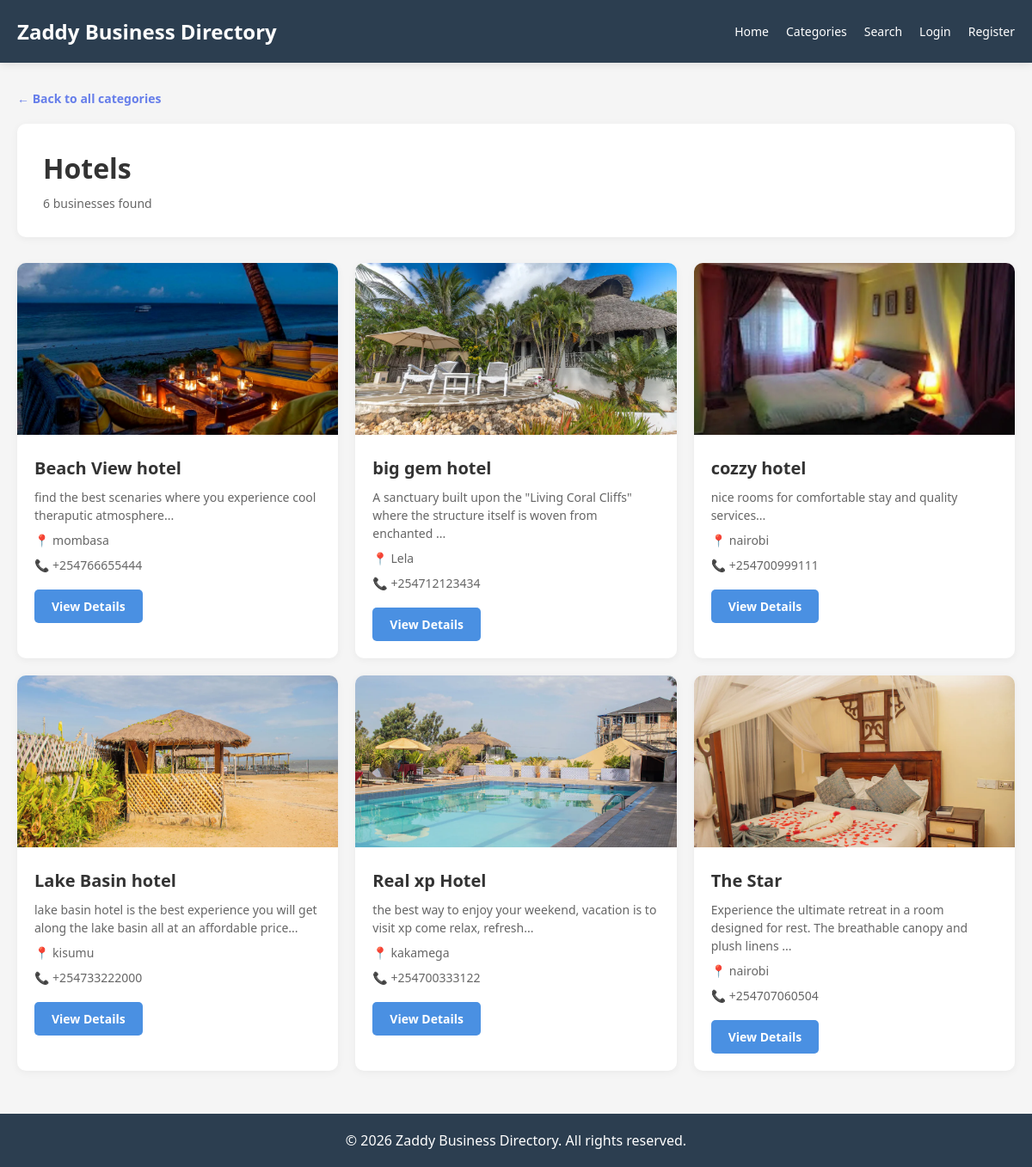
The page /categories.php?id=2 on the database its author committed.
### tables this page shows
CREATE TABLE `categories` (
  `id` int(11) NOT NULL,
  `name` varchar(100) NOT NULL,
  `icon` varchar(50) DEFAULT NULL,
  `created_at` timestamp NOT NULL DEFAULT current_timestamp()
);

CREATE TABLE `businesses` (
  `id` int(11) NOT NULL,
  `name` varchar(200) NOT NULL,
  `category_id` int(11) NOT NULL,
  `user_id` int(11) NOT NULL,
  `description` text DEFAULT NULL,
  `address` varchar(255) DEFAULT NULL,
  `phone` varchar(20) DEFAULT NULL,
  `email` varchar(100) DEFAULT NULL,
  `website` varchar(255) DEFAULT NULL,
  `image` varchar(255) DEFAULT NULL,
  `status` enum('pending','approved','rejected') DEFAULT 'pending',
  `admin_notes` text DEFAULT NULL,
  `created_at` timestamp NOT NULL DEFAULT current_timestamp(),
  `updated_at` timestamp NOT NULL DEFAULT current_timestamp() ON UPDATE current_timestamp()
);

### categories.php (the view, shortened to what this page needs)
<?php
$conn = getDBConnection();
$category_id = isset($_GET['id']) ? (int)$_GET['id'] : 0;
if ($category_id > 0) {
    $cat_stmt = $conn->prepare("SELECT * FROM categories WHERE id = ?");
    $cat_stmt->bind_param("i", $category_id);
    $cat_stmt->execute();
    $cat_result = $cat_stmt->get_result();
    $category = $cat_result->fetch_assoc();
    $biz_stmt = $conn->prepare("SELECT * FROM businesses WHERE category_id = ? AND status = 'approved' ORDER BY name ASC");
    $biz_stmt->bind_param("i", $category_id);
    $biz_stmt->execute();
    $businesses_result = $biz_stmt->get_result();
} else {
    $all_cats = $conn->query("SELECT * FROM categories ORDER BY name ASC");
}
?>
<!DOCTYPE html>
<html lang="en">
<head>
</head>
<body>
    <div class="header">
        <div class="header-content">
            <h1 onclick="location.href='index.php'">Zaddy Business Directory</h1>
            <nav class="header-nav">
                <a href="index.php">Home</a>
                <a href="categories.php">Categories</a>
                <a href="search.php">Search</a>
                <?php if (isset($_SESSION['user_id'])): ?>
                    <a href="auth/dashboard.php">Dashboard</a>
                    <a href="auth/logout.php">Logout</a>
                <?php else: ?>
                    <a href="auth/login.php">Login</a>
                    <a href="auth/register.php">Register</a>
                <?php endif; ?>
            </nav>
        </div>
    </div>
    <main class="container">
        <?php if ($category_id > 0 && $category): ?>
            <a href="categories.php" class="back-link">← Back to all categories</a>
            <div class="category-header">
                <h2><?php echo htmlspecialchars($category['name']); ?></h2>
                <p>
                    <?php echo $businesses_result->num_rows; ?>
                    <?php echo $businesses_result->num_rows == 1 ? 'business' : 'businesses'; ?> found
                </p>
            </div>
            <?php if ($businesses_result->num_rows > 0): ?>
                <div class="business-grid">
                    <?php while($business = $businesses_result->fetch_assoc()): ?>
                        <div class="business-card" onclick="location.href='business_details.php?id=<?php echo $business['id']; ?>'">
                            <?php if(!empty($business['image'])): ?>
                                <img src="uploads/<?php echo htmlspecialchars($business['image']); ?>" alt="<?php echo htmlspecialchars($business['name']); ?>">
                            <?php else: ?>
                                <div class="no-image">No Image</div>
                            <?php endif; ?>
                            <div class="business-info">
                                <h3><?php echo htmlspecialchars($business['name']); ?></h3>
                                <p><?php echo htmlspecialchars(substr($business['description'], 0, 100)); ?>...</p>
                                <p>📍 <?php echo htmlspecialchars($business['address']); ?></p>
                                <p>📞 <?php echo htmlspecialchars($business['phone']); ?></p>
                                <a href="business_details.php?id=<?php echo $business['id']; ?>" class="btn" onclick="event.stopPropagation()">View Details</a>
                            </div>
                        </div>
                    <?php endwhile; ?>
                </div>
            <?php endif; ?>
        <?php endif; ?>
    </main>
    <div class="footer">
        <p>&copy; <?php echo date('Y'); ?> Zaddy Business Directory. All rights reserved.</p>
    </div>
</body>
</html>

### categories.php (style rules this page uses)
* { margin: 0; padding: 0; box-sizing: border-box; }
body { font-family: 'Segoe UI', Tahoma, Geneva, Verdana, sans-serif; background: #f5f5f5; }
.header { background: #2c3e50; color: white; padding: 20px 0; box-shadow: 0 2px 10px rgba(0,0,0,0.1); }
.header-content { max-width: 1200px; margin: 0 auto; padding: 0 20px; display: flex; justify-content: space-between; align-items: center; }
.header h1 { font-size: 24px; cursor: pointer; }
.header-nav { display: flex; gap: 20px; }
.header-nav a { color: white; text-decoration: none; font-size: 14px; transition: opacity 0.3s; }
.container { max-width: 1200px; margin: 30px auto; padding: 0 20px; }
.back-link { display: inline-block; color: #667eea; text-decoration: none; font-size: 14px; font-weight: 600; margin-bottom: 20px; }
.category-header { background: white; padding: 30px; border-radius: 10px; box-shadow: 0 2px 10px rgba(0,0,0,0.05); margin-bottom: 30px; }
.category-header h2 { font-size: 32px; color: #333; margin-bottom: 10px; }
.category-header p { color: #666; font-size: 14px; }
.business-grid { display: grid; grid-template-columns: repeat(auto-fill, minmax(350px, 1fr)); gap: 20px; }
.business-card { background: white; border-radius: 10px; overflow: hidden; box-shadow: 0 2px 10px rgba(0,0,0,0.05); transition: transform 0.2s, box-shadow 0.2s; cursor: pointer; }
.business-card img { width: 100%; height: 200px; object-fit: cover; }
.business-info { padding: 20px; }
.business-info h3 { font-size: 20px; color: #333; margin-bottom: 10px; }
.business-info p { color: #666; font-size: 14px; margin-bottom: 8px; line-height: 1.5; }
.btn { display: inline-block; margin-top: 10px; padding: 10px 20px; background: #4a90e2; color: white; text-decoration: none; border-radius: 5px; font-size: 14px; font-weight: 600; transition: opacity 0.3s; }
.footer { background: #2c3e50; color: white; text-align: center; padding: 20px; margin-top: 50px; }

### rows shown on the page
categories: name "Hotels"
businesses: image (picture), name "Beach View hotel", description "find the best scenaries where you experience cool theraputic atmosphere", address "mombasa", phone "+254766655444"
businesses: image (picture), name "big gem hotel", description "A sanctuary built upon the \"Living Coral Cliffs\" where the structure itself is woven from enchanted", address "Lela", phone "+254712123434"
businesses: image (picture), name "cozzy hotel", description "nice rooms for comfortable stay and quality services", address "nairobi", phone "+254700999111"
businesses: image (picture), name "Lake Basin hotel", description "lake basin hotel is the best experience you will get along the lake basin all at an affordable price", address "kisumu", phone "+254733222000"
businesses: image (picture), name "Real xp Hotel", description "the best way to enjoy your weekend, vacation is to visit xp come relax, refresh", address "kakamega", phone "+254700333122"
businesses: image (picture), name "The Star", description "Experience the ultimate retreat in a room designed for rest. The breathable canopy and plush linens", address "nairobi", phone "+254707060504"

### other values the page prints
$businesses_result->num_rows "6"
